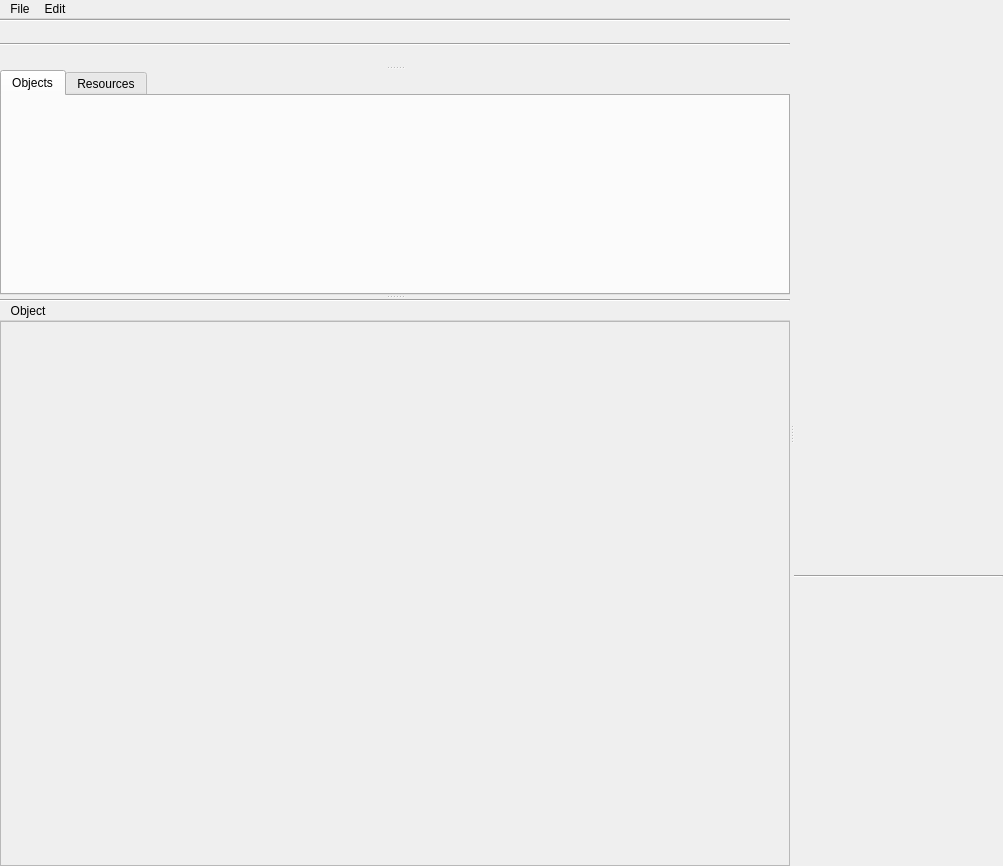
<?xml version="1.0" encoding="UTF-8"?>
<ui version="4.0">
 <class>Window</class>
 <widget class="QMainWindow" name="Window">
  <property name="geometry">
   <rect>
    <x>0</x>
    <y>0</y>
    <width>1003</width>
    <height>866</height>
   </rect>
  </property>
  <property name="windowTitle">
   <string>MainWindow</string>
  </property>
  <widget class="QWidget" name="centralwidget">
   <layout class="QVBoxLayout" name="verticalLayout_5">
    <property name="margin">
     <number>0</number>
    </property>
    <item>
     <widget class="QSplitter" name="splitter_2">
      <property name="orientation">
       <enum>Qt::Horizontal</enum>
      </property>
      <widget class="QWidget" name="layoutWidget">
       <layout class="QVBoxLayout" name="verticalLayout_3">
        <property name="spacing">
         <number>0</number>
        </property>
        <item>
         <widget class="QMenuBar" name="menuBar">
          <widget class="QMenu" name="menuFile">
           <property name="title">
            <string>File</string>
           </property>
           <addaction name="actionNew_Window"/>
           <addaction name="actionQuit"/>
          </widget>
          <widget class="QMenu" name="menuEdit">
           <property name="title">
            <string>Edit</string>
           </property>
           <addaction name="actionUndo"/>
           <addaction name="actionRedo"/>
          </widget>
          <addaction name="menuFile"/>
          <addaction name="menuEdit"/>
         </widget>
        </item>
        <item>
         <widget class="QWidget" name="fileIconGroup" native="true"/>
        </item>
        <item>
         <widget class="QSplitter" name="splitter">
          <property name="orientation">
           <enum>Qt::Vertical</enum>
          </property>
          <widget class="QWidget" name="layoutWidget2">
           <layout class="QVBoxLayout" name="verticalLayout">
            <property name="spacing">
             <number>0</number>
            </property>
            <item>
             <widget class="Line" name="line">
              <property name="orientation">
               <enum>Qt::Horizontal</enum>
              </property>
             </widget>
            </item>
            <item>
             <widget class="QWidget" name="navigatorView" native="true"/>
            </item>
            <item>
             <widget class="Line" name="line_2">
              <property name="orientation">
               <enum>Qt::Horizontal</enum>
              </property>
             </widget>
            </item>
            <item>
             <widget class="QWidget" name="zoomIconGroup" native="true"/>
            </item>
           </layout>
          </widget>
          <widget class="QTabWidget" name="objectResourceTabView">
           <property name="currentIndex">
            <number>0</number>
           </property>
           <widget class="QWidget" name="objectsTab">
            <attribute name="title">
             <string>Objects</string>
            </attribute>
           </widget>
           <widget class="QWidget" name="resourcesTab">
            <attribute name="title">
             <string>Resources</string>
            </attribute>
           </widget>
          </widget>
          <widget class="QWidget" name="layoutWidget3">
           <layout class="QVBoxLayout" name="verticalLayout_2">
            <property name="spacing">
             <number>0</number>
            </property>
            <item>
             <widget class="Line" name="line_3">
              <property name="orientation">
               <enum>Qt::Horizontal</enum>
              </property>
             </widget>
            </item>
            <item>
             <widget class="QMenuBar" name="propertyMenuBar">
              <widget class="QMenu" name="menuObject">
               <property name="title">
                <string>Object</string>
               </property>
              </widget>
              <addaction name="menuObject"/>
             </widget>
            </item>
            <item>
             <widget class="QScrollArea" name="inspectorScrollView">
              <property name="widgetResizable">
               <bool>true</bool>
              </property>
              <widget class="QWidget" name="scrollAreaWidgetContents">
               <property name="geometry">
                <rect>
                 <x>0</x>
                 <y>0</y>
                 <width>779</width>
                 <height>480</height>
                </rect>
               </property>
              </widget>
             </widget>
            </item>
           </layout>
          </widget>
         </widget>
        </item>
       </layout>
      </widget>
      <widget class="QWidget" name="layoutWidget">
       <layout class="QVBoxLayout" name="verticalLayout_4">
        <property name="spacing">
         <number>0</number>
        </property>
        <item>
         <widget class="QWidget" name="toolConfigView" native="true"/>
        </item>
        <item>
         <layout class="QHBoxLayout" name="horizontalLayout">
          <property name="spacing">
           <number>0</number>
          </property>
          <item>
           <widget class="QWidget" name="toolIconControl" native="true"/>
          </item>
          <item>
           <spacer name="horizontalSpacer">
            <property name="orientation">
             <enum>Qt::Horizontal</enum>
            </property>
            <property name="sizeHint" stdset="0">
             <size>
              <width>40</width>
              <height>20</height>
             </size>
            </property>
           </spacer>
          </item>
          <item>
           <widget class="QWidget" name="undoIconControl" native="true"/>
          </item>
         </layout>
        </item>
        <item>
         <widget class="Line" name="line_4">
          <property name="orientation">
           <enum>Qt::Horizontal</enum>
          </property>
         </widget>
        </item>
        <item>
         <widget class="ScrollView" name="canvasScrollView" native="true"/>
        </item>
       </layout>
      </widget>
     </widget>
    </item>
   </layout>
  </widget>
  <action name="actionNew_Window">
   <property name="text">
    <string>New Window</string>
   </property>
  </action>
  <action name="actionQuit">
   <property name="text">
    <string>Quit</string>
   </property>
  </action>
  <action name="actionUndo">
   <property name="text">
    <string>Undo</string>
   </property>
  </action>
  <action name="actionRedo">
   <property name="text">
    <string>Redo</string>
   </property>
  </action>
 </widget>
 <customwidgets>
  <customwidget>
   <class>ScrollView</class>
   <extends>QWidget</extends>
   <header>ScrollView.h</header>
   <container>1</container>
  </customwidget>
 </customwidgets>
 <resources/>
 <connections/>
</ui>
